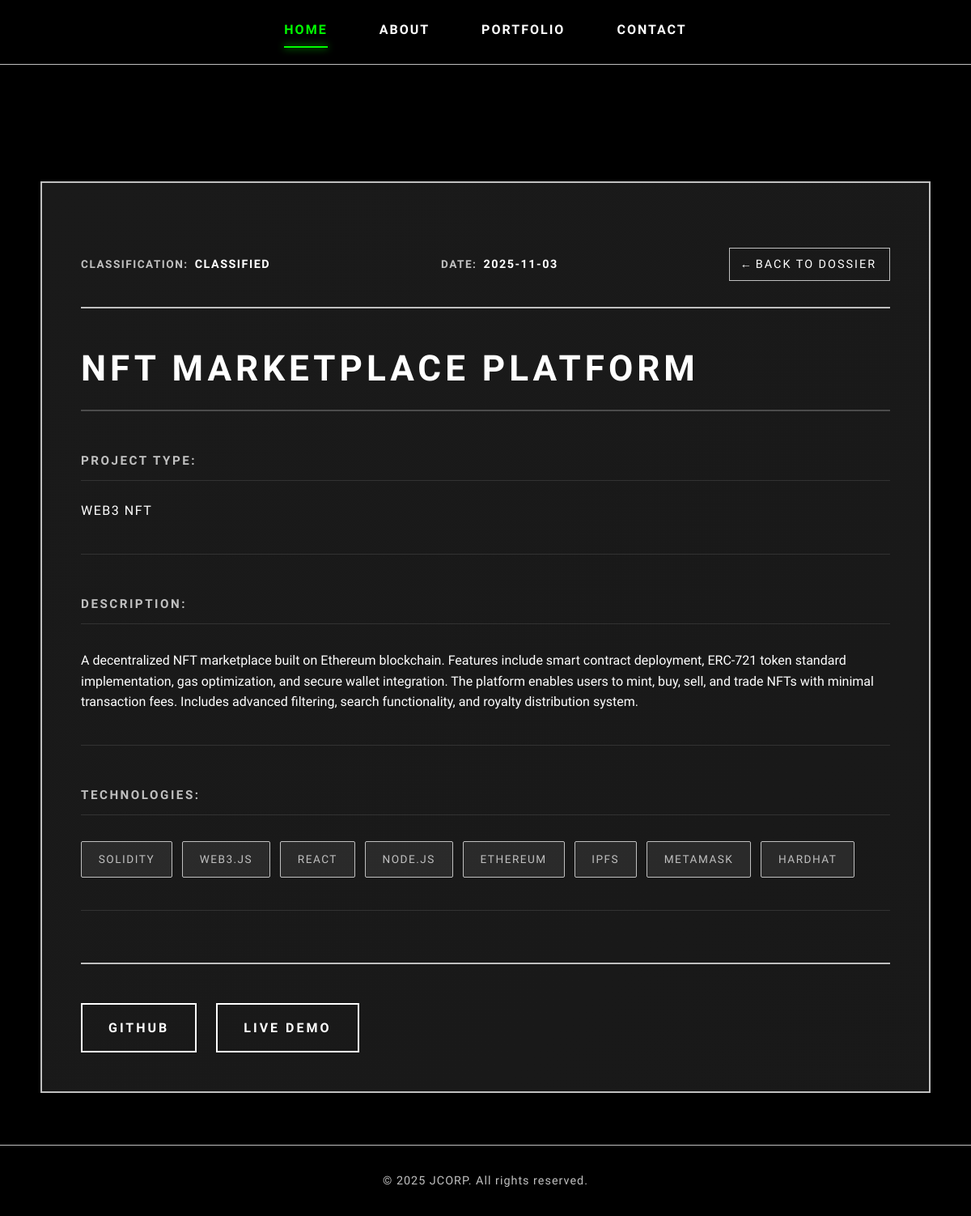
Screenshot of /api/portfolio/1/ with the database file from the repository.
### main/models.py (models this page shows, shortened)
class Project(models.Model):
    title = models.CharField(max_length=200)
    classification = models.CharField(max_length=50, default='CLASSIFIED', help_text='e.g., CLASSIFIED, CONFIDENTIAL')
    description = models.TextField()
    project_type = models.CharField(max_length=100, blank=True)
    technologies = models.CharField(max_length=500, blank=True, help_text='Comma-separated list')
    github_url = models.URLField(blank=True)
    live_url = models.URLField(blank=True)
    featured_image = models.ImageField(upload_to='projects/', blank=True, null=True)
    white_paper = models.FileField(upload_to='projects/whitepapers/', blank=True, null=True, help_text='PDF, DOCX, or other document file')
    specifications = models.TextField(blank=True, help_text='Project specifications or technical details')
    created_date = models.DateTimeField(auto_now_add=True)
    updated_date = models.DateTimeField(auto_now=True)
    is_active = models.BooleanField(default=True)
    class Meta:
        ordering = ['-created_date']
    def get_technologies_list(self):
        if self.technologies:
            return [tech.strip() for tech in self.technologies.split(',') if tech.strip()]
        return []

### main/views.py (the view)
# urls.py: path('portfolio/<int:pk>/', views.ProjectDetailView.as_view(), name='project_detail'),
class ProjectDetailView(DetailView):
    model = Project
    template_name = 'main/project_detail.html'
    context_object_name = 'project'

### templates/main/project_detail.html (shortened to what this page needs)
{% extends 'base.html' %}
{% load static %}
{% block content %}
<div class="page-content dossier-detail">
    <div class="container">
        <div class="file-document">
            <div class="document-header">
                <div class="document-meta">
                    <span class="meta-label">CLASSIFICATION:</span>
                    <span class="meta-value">{{ project.classification }}</span>
                </div>
                <div class="document-meta">
                    <span class="meta-label">DATE:</span>
                    <span class="meta-value">{{ project.created_date|date:"Y-m-d" }}</span>
                </div>
                <a href="{% url 'main:portfolio' %}" class="back-link">← BACK TO DOSSIER</a>
            </div>
            <div class="document-body">
                <h1 class="document-title">{{ project.title }}</h1>
                {% if project.project_type %}
                <div class="document-section">
                    <span class="section-label">PROJECT TYPE:</span>
                    <span class="section-value">{{ project.project_type }}</span>
                </div>
                {% endif %}
                <div class="document-section">
                    <span class="section-label">DESCRIPTION:</span>
                    <p class="section-content">{{ project.description|linebreaks }}</p>
                </div>
                {% if project.get_technologies_list %}
                <div class="document-section">
                    <span class="section-label">TECHNOLOGIES:</span>
                    <div class="tech-list">
                        {% for tech in project.get_technologies_list %}
                        <span class="tech-item">{{ tech }}</span>
                        {% endfor %}
                    </div>
                </div>
                {% endif %}
                <div class="document-links">
                    {% if project.github_url %}
                    <a href="{{ project.github_url }}" target="_blank" class="document-link">GITHUB</a>
                    {% endif %}
                    {% if project.live_url %}
                    <a href="{{ project.live_url }}" target="_blank" class="document-link">LIVE DEMO</a>
                    {% endif %}
                </div>
            </div>
        </div>
    </div>
</div>
{% endblock %}

### static/css/style.css (style rules this page uses)
:root { --color-neon-green: #00ff00; --color-black: #000000; --color-white: #ffffff; --color-silver: #c0c0c0; --color-dark-gray: #1a1a1a; }
* { margin: 0; padding: 0; box-sizing: border-box; font-family: 'Cousine', 'Courier New', Courier, monospace !important; }
html { font-family: 'Cousine', 'Courier New', Courier, monospace !important; }
html, body { height: 100%; overflow-x: hidden; overflow-y: auto; font-family: 'Cousine', 'Courier New', Courier, monospace !important; }
body { font-family: 'Cousine', 'Courier New', Courier, monospace !important; background-color: var(--color-black); color: var(--color-white); line-height: 1.6; min-height: 100vh; display: flex; flex-direction: column; }
.page-content { padding: 4rem 2rem; background-color: var(--color-black); flex: 1; min-height: 0; overflow-y: auto; width: 100%; max-width: 100%; }
.container { max-width: 100%; width: 100%; margin: 0 auto; padding: 0 1rem; }
.dossier-detail { background-color: var(--color-black); padding: 4rem 2rem; flex: 1; min-height: 0; overflow-y: auto; }
.file-document { max-width: 1100px; margin: 0 auto; background-color: var(--color-dark-gray); border: 2px solid var(--color-silver); padding: 3rem; padding-top: 3.5rem; position: relative; z-index: 1; box-shadow: 0 6px 30px rgba(0, 0, 0, 0.6); background: linear-gradient(135deg, var(--color-dark-gray) 0%, rgba(26, 26, 26, 0.95) 100%), repeating-linear-gradient( 0deg, transparent, transparent 1px, rgba(192, 192, 192, 0.02) 1px, rgba(192, 192, 192, 0.02) 2px ); }
.document-header { display: flex; justify-content: space-between; align-items: center; flex-wrap: wrap; gap: 1.5rem; padding: 1.5rem 0 2rem; border-bottom: 2px solid var(--color-silver); margin-bottom: 3rem; }
.document-meta { display: flex; align-items: center; gap: 0.5rem; font-size: 0.9rem; }
.meta-label { color: var(--color-silver); text-transform: uppercase; letter-spacing: 1.5px; font-weight: bold; font-size: 0.85rem; }
.meta-value { color: var(--color-white); text-transform: uppercase; letter-spacing: 1.5px; font-weight: bold; font-size: 0.9rem; }
.back-link { color: var(--color-white); text-decoration: none; font-size: 0.9rem; text-transform: uppercase; letter-spacing: 2px; transition: all 0.3s ease; border: 1px solid var(--color-silver); padding: 0.5rem 1rem; }
.document-body { color: var(--color-white); }
.document-title { font-size: 2.75rem; text-transform: uppercase; letter-spacing: 5px; margin: 0 0 3rem; color: var(--color-white); font-weight: bold; line-height: 1.2; padding-bottom: 1.5rem; border-bottom: 2px solid rgba(192, 192, 192, 0.3); }
.document-section { margin-bottom: 3rem; padding-bottom: 2.5rem; border-bottom: 1px solid rgba(192, 192, 192, 0.15); transition: all 0.3s ease; }
.document-section:first-of-type { margin-top: 0; }
.section-label { display: inline-block; font-size: 0.95rem; color: var(--color-silver); text-transform: uppercase; letter-spacing: 2.5px; font-weight: bold; margin-bottom: 1rem; padding-bottom: 0.75rem; border-bottom: 1px solid rgba(192, 192, 192, 0.15); width: 100%; }
.section-value { display: block; color: var(--color-white); text-transform: uppercase; letter-spacing: 1.5px; font-size: 1rem; margin-top: 0.5rem; font-weight: 500; }
.section-content { color: var(--color-silver); line-height: 1.9; font-size: 1.05rem; margin-top: 1rem; letter-spacing: 0.3px; max-width: 90ch; }
.tech-list { display: flex; flex-wrap: wrap; gap: 0.75rem; margin-top: 1rem; }
.tech-item { background-color: rgba(192, 192, 192, 0.1); border: 1px solid var(--color-silver); padding: 0.65rem 1.3rem; color: var(--color-silver); font-size: 0.85rem; text-transform: uppercase; letter-spacing: 1.5px; transition: all 0.3s ease; border-radius: 2px; font-weight: 500; }
.document-links { display: flex; gap: 1.5rem; margin-top: 4rem; padding-top: 3rem; border-top: 2px solid var(--color-silver); flex-wrap: wrap; }
.document-link { display: inline-block; padding: 1rem 2rem; background-color: transparent; border: 2px solid var(--color-white); color: var(--color-white); text-decoration: none; font-size: 1rem; font-weight: bold; text-transform: uppercase; letter-spacing: 3px; transition: all 0.3s ease; position: relative; overflow: hidden; }
.document-link::before { content: ''; position: absolute; top: 0; left: -100%; width: 100%; height: 100%; background-color: var(--color-white); transition: left 0.3s ease; z-index: -1; }

### rows the page displays
Project: classification "CLASSIFIED", created_date "2025-11-03", title "NFT MARKETPLACE PLATFORM", project_type "WEB3 NFT", description "A decentralized NFT marketplace built on Ethereum blockchain. Features include smart contract deployment, ERC-721 token standard implementation, gas optimization, and secure wallet integration. The platform enables users to mint, buy, sell, and trade NFTs with minimal transaction fees. Includes advanced filtering, search functionality, and royalty distribution system."

### other values shown
{{ tech }} "SOLIDITY" "WEB3.JS" "REACT" "NODE.JS" "ETHEREUM" "IPFS" "METAMASK" "HARDHAT"
